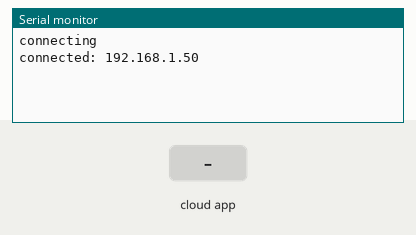
Bench run of a sketch on a simulated Arduino MKR. Shown: the last lines printed to the serial monitor. The test bench sets the inputs (shaded band). WiFi joins after 1.5 s; servers stay silent unless stated; the Firebase database answers and starts empty.

Above: at 2.7 s.
2.8 s: the phone or cloud app sets number to 0
At 4.5 s:
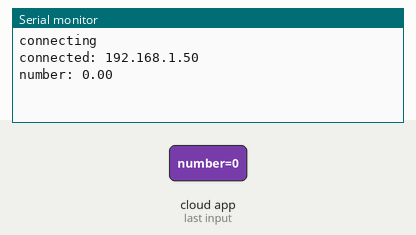
10.0 s: the phone or cloud app sets number to 25
At 12.5 s:
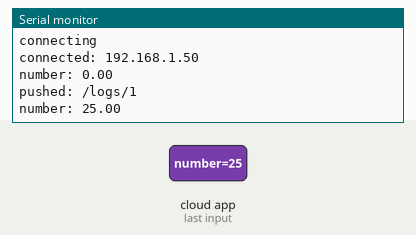

Measured:
- after the input at 2.8 s, the serial monitor: prints a new line after 1.0 s (image 1)
- after the input at 10.0 s, the serial monitor: prints a new line after 1.9 s (image 2)

The sketch:

firebaseTest.ino
```cpp
#include <SPI.h>
#include <WiFiNINA.h>
#include <FirebaseArduino.h>
// Set these to run example.
#define FIREBASE_HOST "example.firebaseio.com"
#define FIREBASE_AUTH "token_or_secret"
#define WIFI_SSID "SSID"
#define WIFI_PASSWORD "PASSWORD"
void setup() {
 Serial.begin(9600);
 // connect to wifi.
 WiFi.begin(WIFI_SSID, WIFI_PASSWORD);
 Serial.print("connecting");
 while (WiFi.status() != WL_CONNECTED) {
   Serial.print(".");
   delay(500);
 }
 Serial.println();
 Serial.print("connected: ");
 Serial.println(WiFi.localIP());
 Firebase.begin(FIREBASE_HOST, FIREBASE_AUTH);
}
int n = 0;
void loop() {
 // set value
 Firebase.setFloat("number", 42.0);
 // handle error
 if (Firebase.failed()) {
     Serial.print("setting /number failed:");
     Serial.println(Firebase.error());
     return;
 }
 delay(1000);
 // update value
 Firebase.setFloat("number", 43.0);
 // handle error
 if (Firebase.failed()) {
     Serial.print("setting /number failed:");
     Serial.println(Firebase.error());
     return;
 }
 delay(1000);
 // get value
 Serial.print("number: ");
 Serial.println(Firebase.getFloat("number"));
 delay(1000);
 // remove value
 Firebase.remove("number");
 delay(1000);
 // set string value
 Firebase.setString("message", "hello world");
 // handle error
 if (Firebase.failed()) {
     Serial.print("setting /message failed:");
     Serial.println(Firebase.error());
     return;
 }
 delay(1000);
 // set bool value
 Firebase.setBool("truth", false);
 // handle error
 if (Firebase.failed()) {
     Serial.print("setting /truth failed:");
     Serial.println(Firebase.error());
     return;
 }
 delay(1000);
 // append a new value to /logs
 String name = Firebase.pushInt("logs", n++);
 // handle error
 if (Firebase.failed()) {
     Serial.print("pushing /logs failed:");
     Serial.println(Firebase.error());
     return;
 }
 Serial.print("pushed: /logs/");
 Serial.println(name);
 delay(1000);
} 
```
